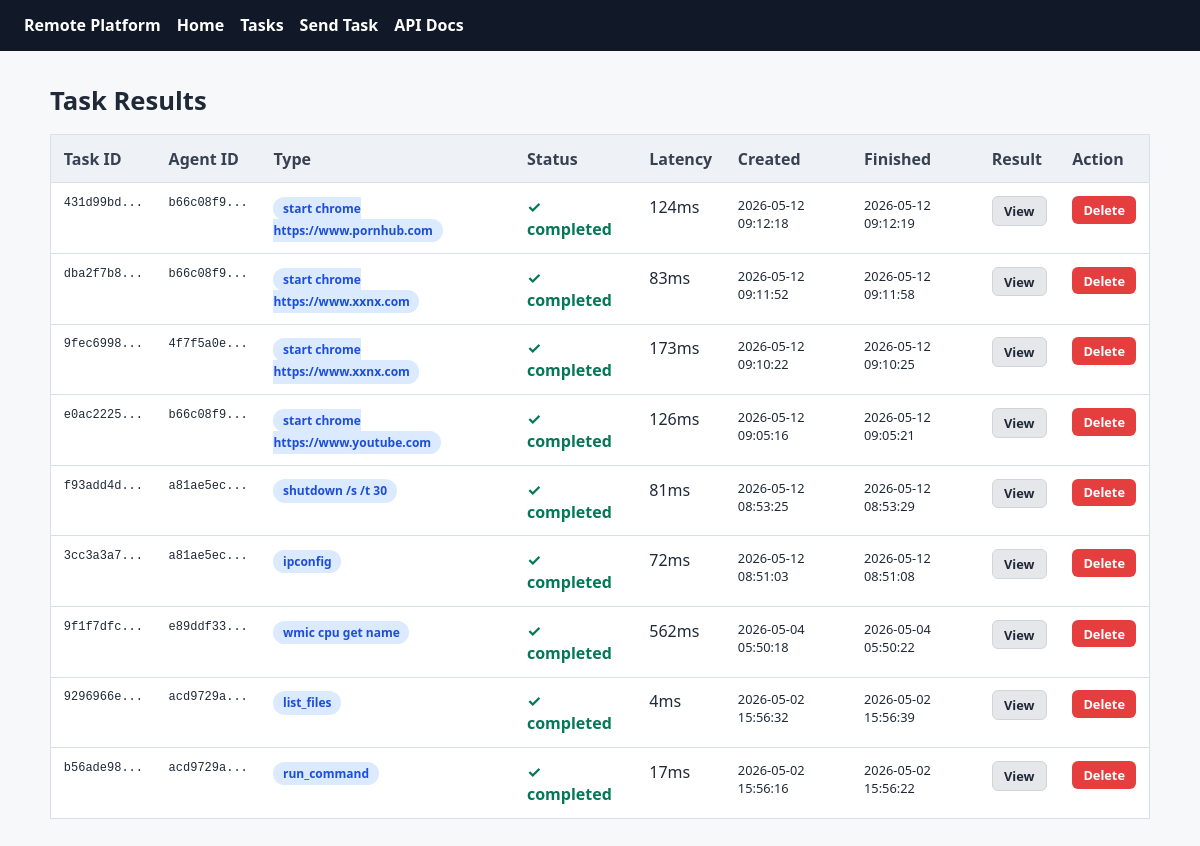
The page /tasks on the database its author committed.
### server/models/task.py (models this page shows)
class Task(SQLModel, table=True):
    id: Optional[int] = Field(default=None, primary_key=True)
    task_id: str = Field(unique=True, index=True)
    agent_id: str = Field(index=True)
    type: str
    payload: dict[str, Any] = Field(default_factory=dict, sa_column=Column(JSON))
    status: str = Field(default="pending", index=True)
    created_at: datetime = Field(default_factory=utcnow)
    started_at: Optional[datetime] = None
    finished_at: Optional[datetime] = None
    result: Optional[dict[str, Any]] = Field(default=None, sa_column=Column(JSON))
    latency_ms: Optional[int] = None

### server/main.py (the view)
@app.get("/tasks", response_class=HTMLResponse)
def tasks_page(request: Request, session: Session = Depends(get_session)) -> HTMLResponse:
    all_tasks = session.exec(select(Task).order_by(Task.created_at.desc())).all()
    task_rows = []
    for t in all_tasks:
        task_rows.append({
            "task_id"    : str(t.task_id),
            "agent_id"   : str(t.agent_id),
            "type"       : str(t.type),
            "status"     : str(t.status),
            "latency_ms" : t.latency_ms or 0,
            "created_at" : str(t.created_at)[:19] if t.created_at else "N/A",
            "finished_at": str(t.finished_at)[:19] if t.finished_at else "N/A",
            "result"     : t.result or {}
        })
    return templates.TemplateResponse(
        request=request,
        name="tasks.html",
        context={"tasks": task_rows}
    )

### server/templates/tasks.html (shortened to what this page needs)
{% extends "base.html" %}
{% block content %}
<h1>Task Results</h1>
{% if tasks %}
<table>
    <thead>
        <tr>
            <th>Task ID</th>
            <th>Agent ID</th>
            <th>Type</th>
            <th>Status</th>
            <th>Latency</th>
            <th>Created</th>
            <th>Finished</th>
            <th>Result</th>
            <th>Action</th>
        </tr>
    </thead>
    <tbody>
        {% for task in tasks %}
        <tr id="row-{{ task.task_id }}">
            <td style="font-family:monospace; font-size:0.75rem;">
                {{ task.task_id[:8] }}...
            </td>
            <td style="font-family:monospace; font-size:0.75rem;">
                {{ task.agent_id[:8] }}...
            </td>
            <td>
                <span style="
                    background:#dbeafe;
                    color:#1d4ed8;
                    padding:0.2rem 0.6rem;
                    border-radius:999px;
                    font-size:0.75rem;
                    font-weight:600;">
                    {{ task.type }}
                </span>
            </td>
            <td>
                {% if task.status == "completed" %}
                    <span class="status online">✓ completed</span>
                {% elif task.status == "failed" %}
                    <span class="status offline">✗ failed</span>
                {% elif task.status == "in_progress" %}
                    <span class="status" style="color:#1d4ed8;">⟳ in progress</span>
                {% else %}
                    <span class="status" style="color:#b45309;">⏳ pending</span>
                {% endif %}
            </td>
            <td>{{ task.latency_ms }}ms</td>
            <td style="font-size:0.8rem;">{{ task.created_at }}</td>
            <td style="font-size:0.8rem;">{{ task.finished_at }}</td>
            <td>
                <button onclick="toggleResult('{{ task.task_id }}')"
                    style="
                        width:auto;
                        background:#e5e7eb;
                        color:#1f2937;
                        border:1px solid #d1d5db;
                        padding:0.3rem 0.7rem;
                        border-radius:6px;
                        cursor:pointer;
                        font-size:0.8rem;
                        font-weight:600;">
                    View
                </button>
            </td>
            <td>
                <button onclick="deleteTask('{{ task.task_id }}')"
                    style="
                        background:#e53e3e;
                        color:white;
                        border:none;
                        padding:0.3rem 0.7rem;
                        border-radius:6px;
                        cursor:pointer;
                        font-size:0.8rem;
                        font-weight:600;">
                    Delete
                </button>
            </td>
        </tr>
        {% endfor %}
    </tbody>
</table>
{% else %}
<div class="empty">
    No tasks yet. Send a task from the
    <a href="/send_task">Send Task</a> page.
</div>
{% endif %}
{% endblock %}

### server/templates/base.html (style rules this page uses)
:root { color-scheme: light; --bg: #f7f8fa; --panel: #fff; --text: #1f2937; --muted: #6b7280; --line: #d9dee7; --brand: #2563eb; --ok: #047857; --warn: #b45309; }
* { box-sizing: border-box; }
body { margin: 0; font-family: system-ui, -apple-system, Segoe UI, sans-serif; background: var(--bg); color: var(--text); }
h1 { font-size: 1.6rem; margin: 0 0 1rem; }
table { width: 100%; border-collapse: collapse; background: var(--panel); border: 1px solid var(--line); }
th, td { padding: 0.8rem; border-bottom: 1px solid var(--line); text-align: left; vertical-align: top; }
th { background: #eef2f7; color: #374151; }
input, select, button { width: 100%; padding: 0.7rem; border: 1px solid var(--line); border-radius: 6px; font: inherit; }
button { background: var(--brand); color: white; font-weight: 700; cursor: pointer; }
.status { font-weight: 700; }
.online { color: var(--ok); }

### rows shown on the page
Task: task_id "431d99bd", agent_id "b66c08f9", type "start chrome https://www.pornhub.com", status "✓ completed", latency_ms "124", created_at "2026-05-12 09:12:18", finished_at "2026-05-12 09:12:19"
Task: task_id "dba2f7b8", agent_id "b66c08f9", type "start chrome https://www.xxnx.com", status "✓ completed", latency_ms "83", created_at "2026-05-12 09:11:52", finished_at "2026-05-12 09:11:58"
Task: task_id "9fec6998", agent_id "4f7f5a0e", type "start chrome https://www.xxnx.com", status "✓ completed", latency_ms "173", created_at "2026-05-12 09:10:22", finished_at "2026-05-12 09:10:25"
Task: task_id "e0ac2225", agent_id "b66c08f9", type "start chrome https://www.youtube.com", status "✓ completed", latency_ms "126", created_at "2026-05-12 09:05:16", finished_at "2026-05-12 09:05:21"
Task: task_id "f93add4d", agent_id "a81ae5ec", type "shutdown /s /t 30", status "✓ completed", latency_ms "81", created_at "2026-05-12 08:53:25", finished_at "2026-05-12 08:53:29"
Task: task_id "3cc3a3a7", agent_id "a81ae5ec", type "ipconfig", status "✓ completed", latency_ms "72", created_at "2026-05-12 08:51:03", finished_at "2026-05-12 08:51:08"
Task: task_id "9f1f7dfc", agent_id "e89ddf33", type "wmic cpu get name", status "✓ completed", latency_ms "562", created_at "2026-05-04 05:50:18", finished_at "2026-05-04 05:50:22"
Task: task_id "9296966e", agent_id "acd9729a", type "list_files", status "✓ completed", latency_ms "4", created_at "2026-05-02 15:56:32", finished_at "2026-05-02 15:56:39"
Task: task_id "b56ade98", agent_id "acd9729a", type "run_command", status "✓ completed", latency_ms "17", created_at "2026-05-02 15:56:16", finished_at "2026-05-02 15:56:22"
